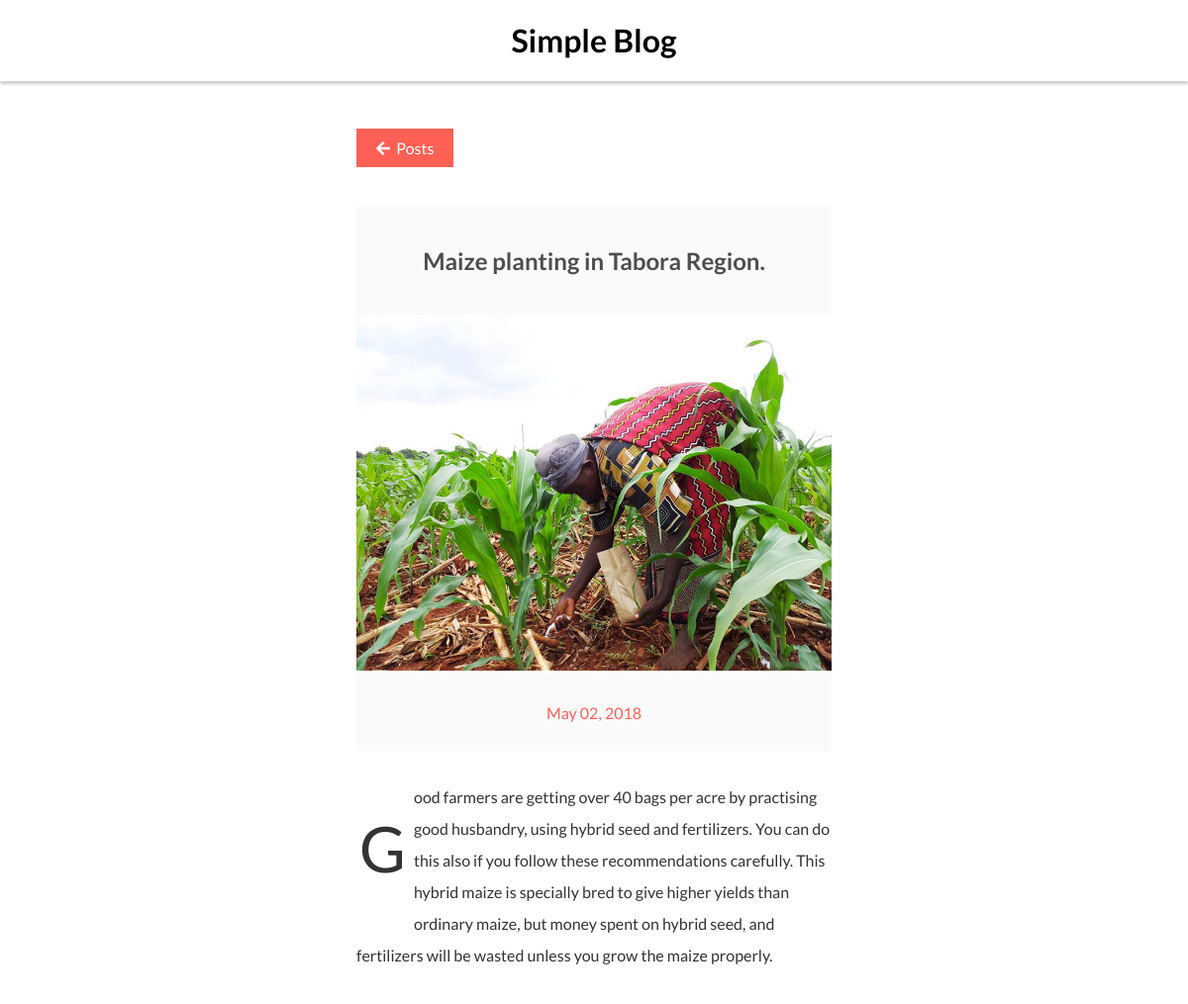
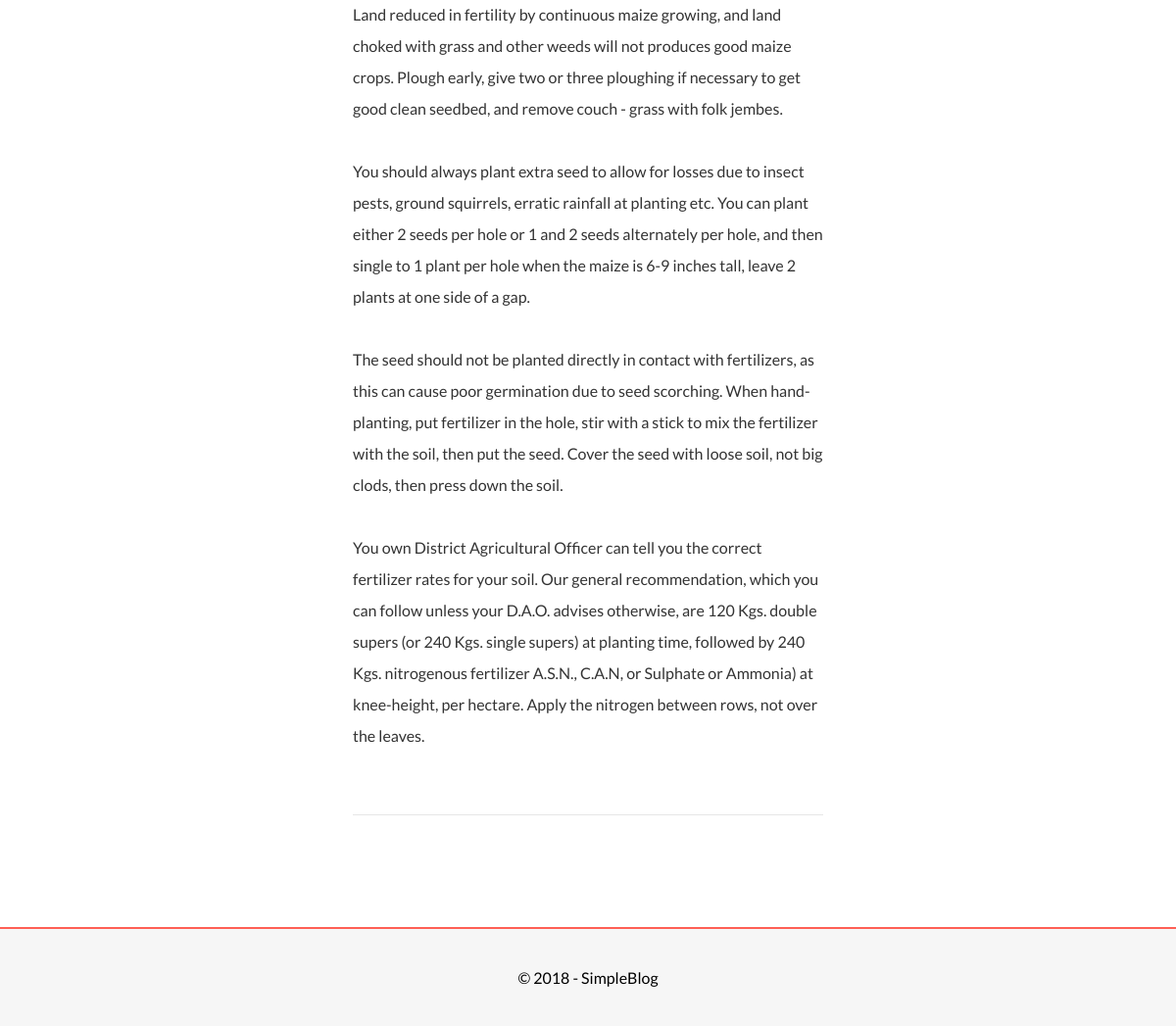
/post.php?id=2, run on the app's committed database (2 pictures, top to bottom).
### tables this page shows
CREATE TABLE `posts` (
  `id` int(255) NOT NULL,
  `title` varchar(255) NOT NULL,
  `description` longtext NOT NULL,
  `image` longtext NOT NULL,
  `created_at` timestamp NOT NULL DEFAULT CURRENT_TIMESTAMP ON UPDATE CURRENT_TIMESTAMP
);

### post.php (the view, shortened to what this page needs)
<!DOCTYPE html>
    <head>
<link rel="stylesheet" href="https://use.fontawesome.com/releases/v5.0.10/css/all.css">
        <link rel="stylesheet" href="css/simpleblog.css">
    </head>
    <body>
        <header>
            <h1><a href="index.php">Simple Blog</a></h1>
        </header>
        <div class="posts">
            <?php
                if(isset($_GET['id']) && !empty(trim($_GET['id']))){
                    require_once 'config/database.php';
                    $sql = "SELECT * FROM posts WHERE id = ?";
                    if($stmt = mysqli_prepare($link, $sql)){
                        mysqli_stmt_bind_param($stmt, "i", $param_id);
                        if(mysqli_stmt_execute($stmt)){
                            $result = mysqli_stmt_get_result($stmt);
                            if(mysqli_num_rows($result) == 1){
                                if($post = mysqli_fetch_array($result, MYSQLI_ASSOC)){?>
                                    <div style="width:100%; margin-bottom: 50px;">
                                        <a href="list.php" class="btn-orange">
                                            <span class="fa fa-arrow-left"></span>&nbsp;&nbsp;Posts
                                        </a>
                                    </div>
                                    <div class="post">
                                        <div class="header">
                                            <h2><?= $post['title']; ?></h2>
                                        </div>
                                        <div class="content">
                                            <img style="object-fit: unset; height: auto;" src="uploads/images/<?= $post['image'] ?>" />
                                            <div class="date">
                                                <span><?= (new DateTime($post['created_at']))->format('M d, Y'); ?><span>
                                            </div>
                                            <p>
                                                <?= $post['description']; ?>
                                            </p>
                                        </div>
                                    </div>
                                <?php }
                            }
                            else{
                                header("location: list.php");
                                exit();
                            }
                        }
                        else{
                            header("location: list.php");
                            exit();
                        }
                    }
                }
                else{
                    header("location: list.php");
                    exit();
                }
            ?>
        </div>
        <footer>
            <span>&copy; 2018 - SimpleBlog</span>
        </footer>
    </body>
</html>

### css/simpleblog.css (style rules this page uses)
body { font-family: 'Lato', sans-serif; padding: 0px; margin: 0px; }
header { position: fixed; width: 100%; background: #fff; -webkit-box-shadow: 0px 3px 3px 0px rgba(204,204,204,1); -moz-box-shadow: 0px 3px 3px 0px rgba(204,204,204,1); box-shadow: 0px 3px 3px 0px rgba(204,204,204,1); }
header h1 a:link, header h1 a:active, header h1 a:hover, header h1 a:visited { color: #000000; text-decoration: none; }
h1 { text-align: center; }
.posts { padding-top: 140px; padding-bottom: 50px; padding-left: 30%; padding-right: 30%; overflow: auto; min-height: 100vh; }
.post { padding-bottom: 3em; margin-bottom: 4em; width: 100%; display: block; clear: both; border-bottom: 1px solid #e6e6e6; overflow: auto; }
.post .header { background: #fafafa; padding: 40px; }
.post h2 { text-align: center; margin: 0px; color: #4d4d4d; }
.post img { width: 100%; height: 400px; object-fit: cover; }
.post .date { background: #fafafa; padding: 30px; margin-bottom: 30px; text-align: center; color: #fe5f55; }
.post p { font-size: 16px; line-height: 2; color: #333333; }
.post p:first-letter { display: block; float: left; font-size: 400%; padding-top: 4px; padding-right: 8px; padding-left: 3px; }
footer { border-top: 2px solid #fe5f55; background: #F6F6F6; text-align: center; padding: 40px; }
.btn-orange { background: #fe5f55; color: #ffffff; font-size: 16px; background: #fe6055; padding: 10px 20px 10px 20px; text-decoration: none; }

### data on the page
posts: title "Maize planting in Tabora Region.", image (picture), created_at "May 02, 2018", description "Good farmers are getting over 40 bags per acre by practising good husbandry, using hybrid seed and fertilizers. You can do this also if you follow these recommendations carefully. This hybrid maize is specially bred to give higher yields than ordinary maize, but money spent on hybrid seed, and fertilizers will be wasted unless you grow the maize properly. Land reduced in fertility by continuous maize growing, and land choked with grass and other weeds will not produces good maize crops. Plough early, give two or three ploughing if necessary to get good clean seedbed, and remove couch - grass with folk jembes. You should always plant extra seed to allow for losses due to insect pests, ground…"
